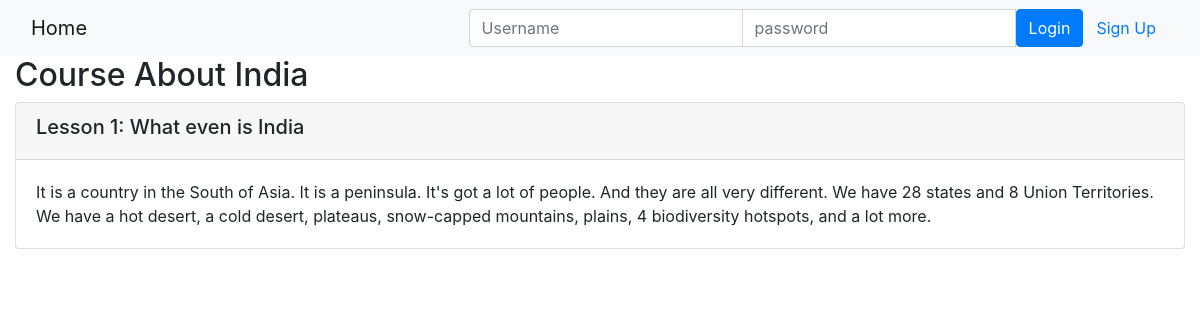
The page /onlinecourse/2/ on the database its author committed.
### onlinecourse/models.py (models this page shows, shortened)
class Course(models.Model):
    name = models.CharField(null=False, max_length=30, default='online course')
    image = models.ImageField(upload_to='course_images/')
    description = models.CharField(max_length=1000)
    pub_date = models.DateField(null=True)
    instructors = models.ManyToManyField(Instructor)
    users = models.ManyToManyField(settings.AUTH_USER_MODEL, through='Enrollment')
    total_enrollment = models.IntegerField(default=0)
    is_enrolled = False

class Lesson(models.Model):
    title = models.CharField(max_length=200, default="title")
    order = models.IntegerField(default=0)
    course = models.ForeignKey(Course, on_delete=models.CASCADE)
    content = models.TextField()

### onlinecourse/views.py (the view)
# urls.py: path('<int:pk>/', views.CourseDetailView.as_view(), name='course_details'),
class CourseDetailView(generic.DetailView):
    model = Course
    template_name = 'onlinecourse/course_detail_bootstrap.html'
    def get_context_data(self, **kwargs):
        context = super().get_context_data(**kwargs)
        current_course = kwargs['object']
        questions = [q for lesson in current_course.lesson_set.all() for q in lesson.question_set.all() if q]
        choices = [c for q in questions for c in q.choice_set.all() if c]
        context['question_list'] = zip(range(1,1+len(questions)),questions)
        return context

### onlinecourse/templates/onlinecourse/course_detail_bootstrap.html (shortened to what this page needs)
<!DOCTYPE html>
<html lang="en">
<head>
     {% load static %}
    <link rel="stylesheet" href="https://maxcdn.bootstrapcdn.com/bootstrap/4.5.2/css/bootstrap.min.css">
</head>
<body>
    <nav class="navbar navbar-light bg-light">
        <div class="container-fluid">
            <div class="navbar-header">
                  <a class="navbar-brand" href="{% url 'onlinecourse:index' %}">Home</a>
            </div>
            <ul class="nav navbar-nav navbar-right">
                {% if user.is_authenticated %}
                <li>
                    <a class="btn btn-link" href="#">{{ user.first_name }}({{ user.username }})</a>
                    <a class="btn btn-link" href="{% url 'onlinecourse:logout' %}">Logout</a>
                </li>
                {% else %}
                <li>
                    <form class="form-inline" action="{% url 'onlinecourse:login' %}" method="post">
                        <div class="input-group">
                            <input type="text" class="form-control" placeholder="Username" name="username" >
                            <input type="password" class="form-control" placeholder="password" name="psw" >
                            <button class="btn btn-primary" type="submit">Login</button>
                            <a class="btn btn-link" href="{% url 'onlinecourse:registration' %}">Sign Up</a>
                        </div>
                    </form>
                </li>
                {% endif %}
            </ul>
        </div>
    </nav>
    <div class="container-fluid">
            <h2>{{ course.name }}</h2>
            <div class="card-columns-vertical">
                {% for lesson in course.lesson_set.all %}
                    <div class="card mt-1">
                        <div class="card-header"><h5>Lesson {{lesson.order|add:1}}: {{lesson.title}}</h5></div>
                        <div class="card-body">{{lesson.content}}</div>
                    </div>
                {% endfor %}
            </div>
    </div>
</body>
</html>

### rows shown on the page
Course: name "Course About India"
Lesson: order|add "1", title "What even is India", content "It is a country in the South of Asia. It is a peninsula. It's got a lot of people. And they are all very different. We have 28 states and 8 Union Territories. We have a hot desert, a cold desert, plateaus, snow-capped mountains, plains, 4 biodiversity hotspots, and a lot more."
